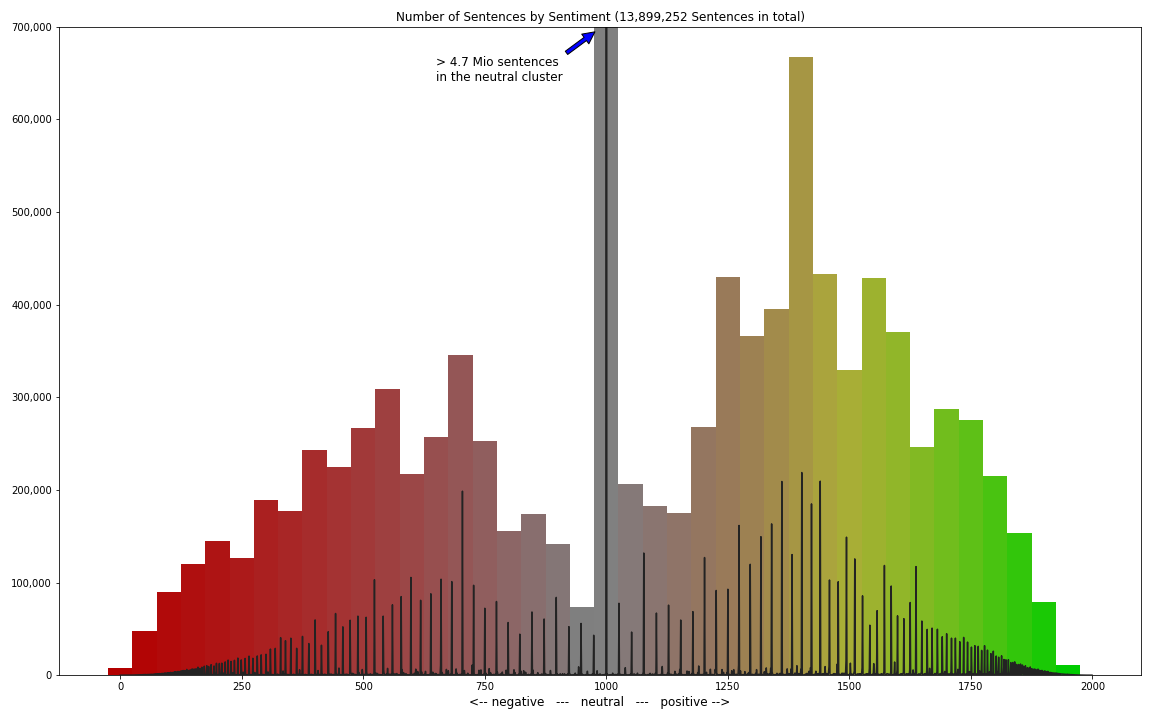

Generate this figure with Python:
from json import load

import matplotlib as mpl
import matplotlib.pyplot as plt
import pandas as pd
from colour import Color


def divide_chunks(the_list: list, size_of_chunk):
    # looping till length l
    for i in range(0, len(the_list), size_of_chunk):
        yield the_list[i:i + size_of_chunk]


def construc_gradient(list_of_colors: list, total_steps: int) -> list:
    gradient = []
    divisions = len(list_of_colors)-1
    steps_in_division = int(total_steps/divisions)
    for i in range(divisions):
        colors = list(list_of_colors[i].range_to(list_of_colors[i+1], steps_in_division))
        gradient.extend([x.rgb for x in colors])
    return gradient


with open("data.json", "r") as fh:
    data = load(fh)

data_aggregated = []
data_pos = []
data_colors = []


chunk_size = 50
chunks = [x for x in divide_chunks(data, chunk_size)]
n = 0
for c in chunks:
    data_aggregated.append(sum(c))
    data_pos.append(n*chunk_size)
    data_colors.append((n/len(chunks), 0, 0))
    n += 1

gradient = construc_gradient(
    [
        Color(rgb=(0.7, 0, 0)),
        Color(rgb=(0.5, 0.5, 0.5)),
        Color(rgb=(0, 0.8, 0))
    ],
    len(chunks)
)


plt.figure(figsize=(16, 10))
plt.title(f"Number of Sentences by Sentiment ({sum(data):,.0f} Sentences in total)")
# fig, axs = plt.subplots(1, 2, sharey=True, tight_layout=True)

plt.bar(
    data_pos,
    height=data_aggregated,
    width=50,
    color=gradient
)
plt.plot(data, color="#232323")

ax = plt.gca()
ax.set_ylim([0, 700_000])

ax.set_xlabel('<-- negative   ---   neutral   ---   positive -->', fontsize=12)
ax.yaxis.set_major_formatter(mpl.ticker.StrMethodFormatter('{x:,.0f}'))


ax.annotate(
    '> 4.7 Mio sentences \nin the neutral cluster', xy=(980, 696_000), xytext=(650, 642_000), fontsize=12,
    arrowprops=dict(facecolor='blue', shrink=0.05))

plt.tight_layout()
plt.savefig("meditation.png", dpi=72)
